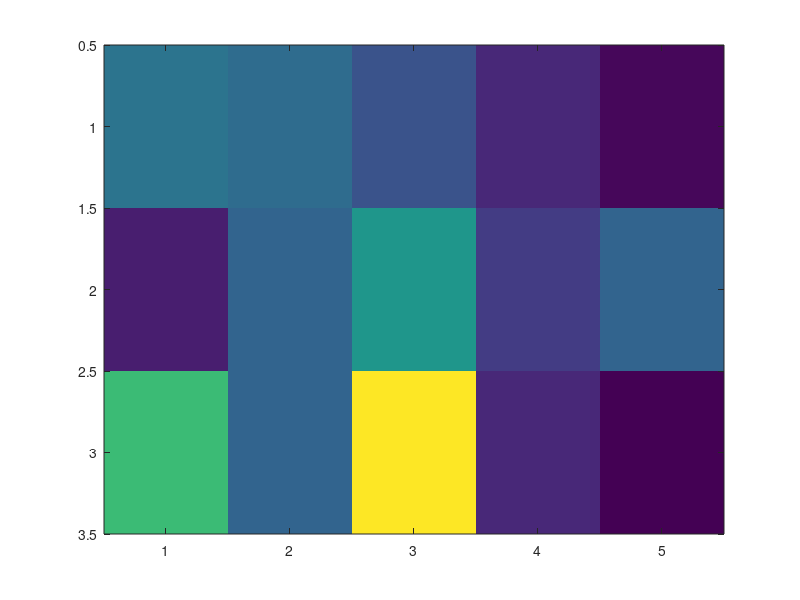

Write MATLAB code to recreate this figure.
% Copyright 2015, Ashwin Srinath, All Rights Reserved
% LICENSE: MIT (http://opensource.org/licenses/MIT)
% (TL;DR) 
% You can do whatever you want
% with this code
% as long as you include the original copyright
% and license in their original sources.
% I don't guarantee that
% any of this code
% serves any purpose whatsoever.

%% Introduction
% In this document, we'll talk about 
% MATLAB's in-built functions, and how
% and why to use them

%%
% Here are the masses of the planets in our
% Solar System:
planet_masses = [3.3e23, 4.86e24, 5.97e24, 6.41e23, 1.89e27, ...
                5.68e26, 8.68e25];
disp(planet_masses)

%%
% Let's pull out just the mass of Mars:
mars_mass = planet_masses(4);
disp(mars_mass)

%%
% Let's check the length of |planet_masses|:
length(planet_masses)

%%
% Whoops! We missed Neptune and Pluto!
% Let's _append_ those to |planet_masses|:
planet_masses = [planet_masses, 10.2e25, 1.25e22];
disp(planet_masses)

%%
% Let's try to visualize the relative
% masses of the planets:
bar(planet_masses)

%%
% Here's a visualization of the masses
% of just the Gas Giants:
gas_giant_mases = planet_masses(5:8);
bar(gas_giant_mases)

%%
% Remember, when constructing vectors or matrices,
% commas (|,|) append things horizontally,
% and semicolons (|;|) append things vertically.

%% Built-in functions
% In the previous handful of commands,
% we used a lot of MATLAB's in-built 
% _functionality_, like |disp|, |length| and |bar|.
% These are are called MATLAB *functions*, and
% they are invoked, or _called_ with the following
% syntax:
%
%  functionName(input1, input2, ...)
%
% Inputs are also called _parameters_ or _arguments_

%%
% In general, functions can accept more than one input:

zeros(2, 3)

%%
% And we can "catch" what the function returns
% by assigning it to a variable:

zeros_mat = zeros(2, 3);
disp(zeros_mat)

%%
% Some functions can work with variable number
% of inputs:

ones(3)

%%

ones(3,4)

%%
% Function calls can be part of larger expressions:
V = 5*ones(1,3);
disp(V)

%%
% When a function returns more than one thing,
% we can assign each output to a separate variable
% with special syntax like this:
B = randi(10, 5, 4);
[nrows, ncols] = size(B);
disp(nrows)
disp(ncols)

%% Getting help on a function
% To access a function's _documentation_,
% i.e., information on what a functions does,
% and how to use it,
% simply run a |help| on that function like so:

help size

%%
% You can also use the |F1| key to
% _search_ MATLAB's documentation.

%%
% Use |doc| for more extensive documentation:
%  doc size

%% Some more functions (and a little philosophy)

%%
% Here's some more data from another Kart-race. This
% time we have the lap timings for 5 laps for three players:
% |koopa|, |yoshi| and |luigi|:
race_times = [22.1, 21.7, 20.2, 18.2, 16.7; ...
              17.7, 21.2, 24.3, 19.1, 21.1; ...
              26.6, 21.2, 31.4, 18.2, 16.4]; 

%%
% Let's pull out |yoshi|'s lap times:
yoshi_times = race_times(2, :);

%%
% We can sort |yoshi|'s lap times using the sort command:
sort(yoshi_times)

%%
% |sort| can also be used to sort in _descending_ order:
sort(yoshi_times, 'descend')

%%
% How does |sort| work for a matrix?
sort(race_times)

%%
% For a matrix, |sort| sorts every column.
% We can have it sort every row instead:
sort(race_times, 2)

%%
% To find yoshi's fastest lap, we can use
% the |min| function:
min(yoshi_times)

%%
% For a matrix, |min| computes the minimum
% of each column:
min(race_times)

%%
% To get the minimum for each row, the
% syntax is a bit more involved, but it's
% clear from the |help| documentation on |min|:
min(race_times, [], 2)

%%
% To get the minimum of the entire matrix,
% we could do:
min(min(race_times))

%%
% Or alternatively:
min(race_times(:))

%%
% |sum| also sums columns by default:
sum(race_times)

%%
% To sum rows:
sum(race_times, 2)

%%
% Finally, a nice way to *visualize* a matrix
% is to represent each number by a color:
imagesc(race_times)

%%
% Red indicates higher values, while
% blue indicates lower ones

%%
% So functions let you do neat stuff with
% data, without having you worry about
% the details, i.e., how the function is
% _implemented_.
% If you'll notice, the |help| on a function
% in MATLAB tells you _what_ the function
% does and how to _use_ it. But it doesn't
% specify _how_ the function does what
% it does.
%
% This idea of "hiding information" is
% one of the most essential in programming.
% A later version of MATLAB, for instance,
% might use a faster |sort| algorithm, but
% it won't change how you use |sort|
% in your programs. This is what makes
% functions so great---you can use them
% without having to think about how they
% are implemented.
%
% This is one reason you should always prefer
% MATLAB's *built-in* functions over your
% own implementations - you don't have to
% worry about the details because someone
% else has already done that for you.